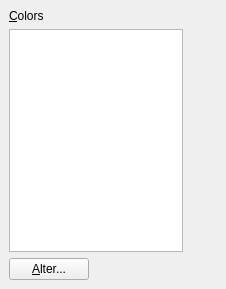
<ui version="4.0" >
 <author></author>
 <comment></comment>
 <exportmacro></exportmacro>
 <class>QPrefColorsUi</class>
 <widget class="QWidget" name="QPrefColorsUi" >
  <property name="geometry" >
   <rect>
    <x>0</x>
    <y>0</y>
    <width>226</width>
    <height>289</height>
   </rect>
  </property>
  <property name="windowTitle" >
   <string/>
  </property>
  <layout class="QGridLayout" >
   <property name="margin" >
    <number>9</number>
   </property>
   <property name="spacing" >
    <number>6</number>
   </property>
   <item rowspan="3" row="0" column="1" >
    <spacer>
     <property name="orientation" >
      <enum>Qt::Horizontal</enum>
     </property>
     <property name="sizeType" >
      <enum>QSizePolicy::Expanding</enum>
     </property>
     <property name="sizeHint" >
      <size>
       <width>116</width>
       <height>271</height>
      </size>
     </property>
    </spacer>
   </item>
   <item row="0" column="0" >
    <widget class="QLabel" name="lyxObjectsLA" >
     <property name="text" >
      <string>&amp;Colors</string>
     </property>
     <property name="buddy" >
      <cstring>lyxObjectsLW</cstring>
     </property>
    </widget>
   </item>
   <item row="1" column="0" >
    <widget class="QListWidget" name="lyxObjectsLW" />
   </item>
   <item row="2" column="0" >
    <layout class="QHBoxLayout" >
     <property name="margin" >
      <number>0</number>
     </property>
     <property name="spacing" >
      <number>6</number>
     </property>
     <item>
      <widget class="QPushButton" name="colorChangePB" >
       <property name="text" >
        <string>&amp;Alter...</string>
       </property>
      </widget>
     </item>
     <item>
      <spacer>
       <property name="orientation" >
        <enum>Qt::Horizontal</enum>
       </property>
       <property name="sizeType" >
        <enum>QSizePolicy::Expanding</enum>
       </property>
       <property name="sizeHint" >
        <size>
         <width>20</width>
         <height>20</height>
        </size>
       </property>
      </spacer>
     </item>
    </layout>
   </item>
  </layout>
 </widget>
 <pixmapfunction></pixmapfunction>
 <resources/>
 <connections/>
</ui>
